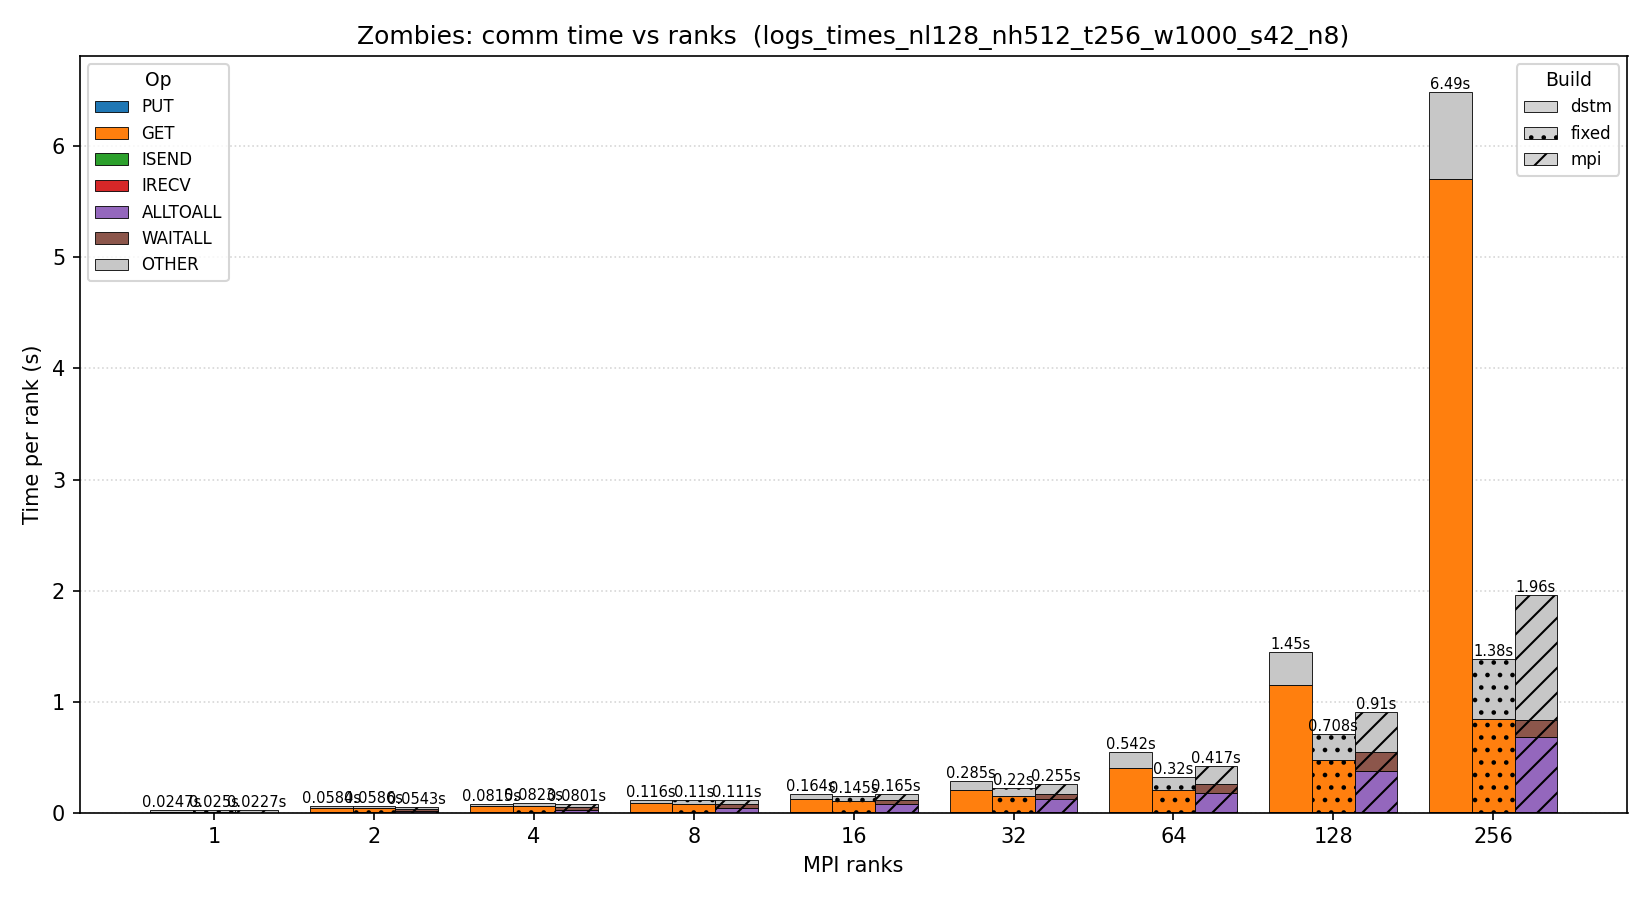

Source code (Python):
#!/usr/bin/env python3
"""
Plot stacked-bar comm timings from a comm_times.csv produced by run_times.sh.

Each x-tick is a rank count. At each tick, one bar per build (dstm, fixed,
mpi) is drawn side-by-side. Bar height = total application runtime
(elapsed_s). The bar is stacked by per-op communication time (seconds per
rank), with the leftover time shown as OTHER (compute + everything not in
a tracked op).

Usage:
    python plot_times.py <comm_times.csv>
    python plot_times.py <comm_times.csv> -o times.png
    python plot_times.py <comm_times.csv> --pct          # normalize bars to 100%
    python plot_times.py <comm_times.csv> --title "..."  # custom title
"""

import argparse
import csv
import sys
from pathlib import Path

import matplotlib.pyplot as plt
import numpy as np

# Comm-op columns we expect from parse_times.py (seconds per rank).
# ISEND/IRECV are included since the zombies MPI version tracks them.
OP_COLS = ["PUT", "GET", "ISEND", "IRECV", "ALLTOALL", "WAITALL"]

# Fixed visual order (bottom -> top) and a consistent color per op.
# OTHER is appended on top to fill the bar up to elapsed_s.
STACK_ORDER = ["PUT", "GET", "ISEND", "IRECV", "ALLTOALL", "WAITALL", "OTHER"]


def _to_float(v):
    try:
        return float(v) if v not in ("", None) else 0.0
    except ValueError:
        return 0.0


def load_rows(path):
    """Return list of dicts, one per CSV row, with float-coerced timing fields."""
    rows = []
    with open(path, "r", newline="") as fp:
        reader = csv.DictReader(fp)
        for row in reader:
            if row.get("status", "") != "ok":
                continue
            try:
                row["ranks"] = int(row["ranks"])
            except (KeyError, ValueError):
                continue
            row["elapsed_s"] = _to_float(row.get("elapsed_s", ""))
            for op in OP_COLS:
                row[op] = _to_float(row.get("{}_s_per_rank".format(op.lower()), ""))
            rows.append(row)
    return rows


def organize(rows):
    """
    Return:
      ranks  : sorted list of unique rank counts
      builds : list of unique build names (dstm, fixed, mpi first; rest sorted)
      data   : dict[(build, ranks)] -> {"elapsed": float, "ops": {op: seconds}}
    """
    data = {}
    rank_set = set()
    build_set = set()
    for r in rows:
        key = (r["build"], r["ranks"])
        rank_set.add(r["ranks"])
        build_set.add(r["build"])
        # Last write wins on duplicates.
        data[key] = {
            "elapsed": r["elapsed_s"],
            "ops": {op: r[op] for op in OP_COLS},
        }

    preferred = ["dstm", "fixed", "mpi"]
    builds = [b for b in preferred if b in build_set]
    builds += sorted(b for b in build_set if b not in preferred)

    return sorted(rank_set), builds, data


def plot(ranks, builds, data, out_path, pct_mode, title):
    n_groups = len(ranks)
    n_builds = len(builds)
    if n_groups == 0 or n_builds == 0:
        print("Nothing to plot (no ok rows in CSV).", file=sys.stderr)
        return 1

    x = np.arange(n_groups, dtype=float)
    group_width = 0.8
    bar_width = group_width / n_builds
    offsets = (np.arange(n_builds) - (n_builds - 1) / 2.0) * bar_width

    # Consistent color per stack category. OTHER gets a muted gray.
    # We use tab10 for the tracked ops and reserve gray for OTHER.
    cmap = plt.get_cmap("tab10")
    op_color = {op: cmap(i % 10) for i, op in enumerate(OP_COLS)}
    op_color["OTHER"] = (0.78, 0.78, 0.78, 1.0)

    # Per-build hatch so the three builds remain distinguishable beyond color.
    #   dstm  : solid (no hatch)
    #   fixed : dotted
    #   mpi   : diagonal
    build_hatches = {"dstm": "", "fixed": "..", "mpi": "//"}
    edge_color = "black"

    fig, ax = plt.subplots(figsize=(max(8, 1.0 * n_groups + 2), 6))

    op_handles = {}
    build_handles = {}

    for bi, build in enumerate(builds):
        xpos = x + offsets[bi]
        hatch = build_hatches.get(build, "")

        # Build per-category height arrays for this build across all rank groups.
        elapsed_arr = np.array(
            [data.get((build, r), {}).get("elapsed", 0.0) for r in ranks],
            dtype=float,
        )
        op_arrays = {}
        comm_sum = np.zeros(n_groups)
        for op in OP_COLS:
            arr = np.array(
                [data.get((build, r), {}).get("ops", {}).get(op, 0.0) for r in ranks],
                dtype=float,
            )
            op_arrays[op] = arr
            comm_sum += arr

        # OTHER = elapsed - sum(comm ops). Clamp at 0 in case comm overshoots
        # elapsed (can happen if MPI_Wtime regions overlap or measure wall time
        # on a noisy rank).
        other_arr = np.maximum(elapsed_arr - comm_sum, 0.0)
        op_arrays["OTHER"] = other_arr

        # Optional percent normalization: scale every category by 100/elapsed.
        if pct_mode:
            with np.errstate(divide="ignore", invalid="ignore"):
                scale = np.where(elapsed_arr > 0, 100.0 / elapsed_arr, 0.0)
            for k in op_arrays:
                op_arrays[k] = op_arrays[k] * scale

        bottom = np.zeros(n_groups)
        for op in STACK_ORDER:
            heights = op_arrays[op]
            if not np.any(heights > 0):
                continue
            ax.bar(
                xpos, heights, bar_width,
                bottom=bottom,
                color=op_color[op],
                edgecolor=edge_color,
                linewidth=0.4,
                hatch=hatch,
            )
            bottom += heights
            if op not in op_handles:
                op_handles[op] = plt.Rectangle(
                    (0, 0), 1, 1,
                    facecolor=op_color[op],
                    edgecolor=edge_color,
                    linewidth=0.4,
                )

        if build not in build_handles:
            build_handles[build] = plt.Rectangle(
                (0, 0), 1, 1,
                facecolor="lightgray",
                edgecolor=edge_color,
                linewidth=0.4,
                hatch=hatch,
            )

        # Annotate bar tops. In time mode show seconds; in pct mode show the
        # comm fraction (everything below OTHER) for readability.
        for xi, r in zip(xpos, ranks):
            entry = data.get((build, r))
            if not entry or entry["elapsed"] <= 0:
                continue
            if pct_mode:
                comm_pct = sum(entry["ops"].values()) / entry["elapsed"] * 100.0
                ax.text(
                    xi, 100.5, "{:.0f}%".format(comm_pct),
                    ha="center", va="bottom", fontsize=7,
                )
            else:
                ax.text(
                    xi, entry["elapsed"], "{:.3g}s".format(entry["elapsed"]),
                    ha="center", va="bottom", fontsize=7,
                )

    ax.set_xticks(x)
    ax.set_xticklabels([str(r) for r in ranks])
    ax.set_xlabel("MPI ranks")
    if pct_mode:
        ax.set_ylabel("Share of runtime (%)")
        ax.set_ylim(0, 115)
    else:
        ax.set_ylabel("Time per rank (s)")
        # Linear y only; log scaling on stacks is misleading.
        ax.set_ylim(bottom=0)

    ax.set_title(title)
    ax.grid(True, axis="y", linestyle=":", alpha=0.5)
    ax.set_axisbelow(True)

    # Two legends: which op (color) and which build (hatch).
    op_legend = ax.legend(
        [op_handles[op] for op in STACK_ORDER if op in op_handles],
        [op for op in STACK_ORDER if op in op_handles],
        title="Op", loc="upper left", fontsize=8, title_fontsize=9,
    )
    ax.add_artist(op_legend)
    ax.legend(
        list(build_handles.values()), list(build_handles.keys()),
        title="Build", loc="upper right", fontsize=8, title_fontsize=9,
    )

    fig.tight_layout()

    if out_path:
        fig.savefig(out_path, dpi=150)
        print("Wrote {}".format(out_path))
    else:
        plt.show()
    return 0


def main():
    ap = argparse.ArgumentParser(
        description=__doc__,
        formatter_class=argparse.RawDescriptionHelpFormatter,
    )
    ap.add_argument("csv", help="Path to comm_times.csv")
    ap.add_argument("-o", "--output",
                    help="Output image path (e.g. times.png). "
                         "If omitted, opens an interactive window.")
    ap.add_argument("--pct", action="store_true",
                    help="Normalize each bar to 100%% of its run's elapsed time "
                         "instead of plotting absolute seconds.")
    ap.add_argument("--title", default=None,
                    help="Override plot title (default: derived from CSV path).")
    args = ap.parse_args()

    rows = load_rows(args.csv)
    ranks, builds, data = organize(rows)

    default_title = "Zombies: comm time vs ranks  ({})".format(
        Path(args.csv).parent.name or args.csv
    )
    if args.pct:
        default_title = "Zombies: comm time share vs ranks  ({})".format(
            Path(args.csv).parent.name or args.csv
        )
    title = args.title or default_title

    return plot(ranks, builds, data, args.output, args.pct, title)


if __name__ == "__main__":
    sys.exit(main())
